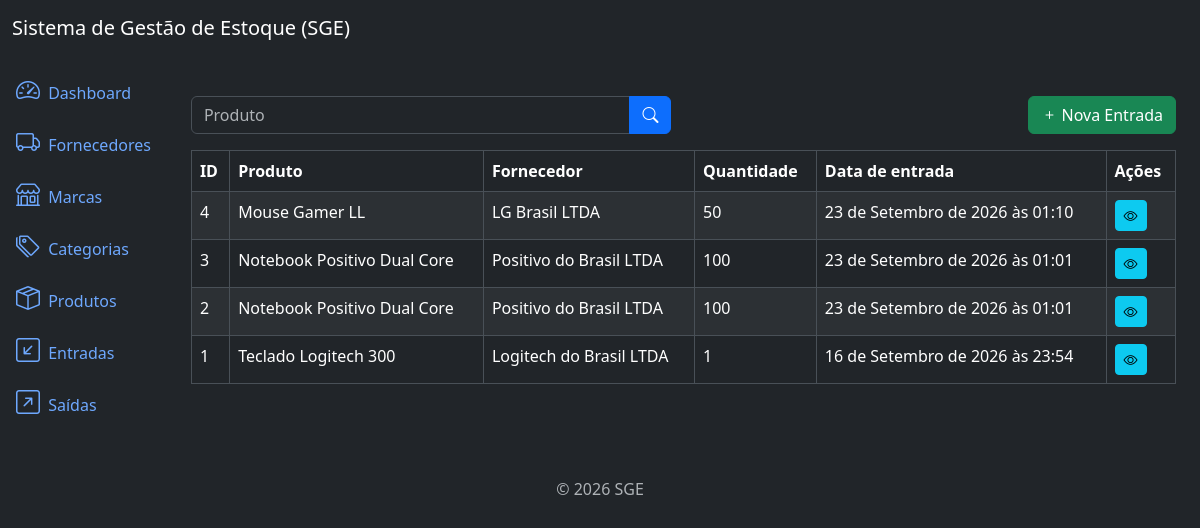
Page /inflows/list/ on the committed database.
### inflows/models.py (models this page shows, shortened)
class Inflow(models.Model):
    supplier = models.ForeignKey(Supplier, on_delete= models.PROTECT, related_name= "inflows")
    product = models.ForeignKey(Product, on_delete= models.PROTECT, related_name= "inflows")
    quantity = models.IntegerField()
    description = models.TextField(null= True, blank= True)
    created_at = models.DateTimeField(auto_now_add= True)
    updated_at =models.DateTimeField(auto_now= True)
    class Meta:
        ordering = ["-created_at"]

### products/models.py (models this page shows)
class Product(models.Model):
    title = models.CharField(max_length= 500)
    category = models.ForeignKey(Category, on_delete= models.PROTECT, related_name= "products")
    brand = models.ForeignKey(Brand, on_delete= models.PROTECT, related_name= "products")
    description = models.TextField(null= True, blank= True)
    serie_number = models.CharField(max_length= 200, null= True, blank= True)
    cost_price = models.DecimalField(max_digits= 20, decimal_places= 2)
    selling_price = models.DecimalField(max_digits= 20, decimal_places= 2)
    quantity = models.IntegerField(default= 0)
    created_at = models.DateTimeField(auto_now_add= True)
    updated_at = models.DateTimeField(auto_now= True)
    class Meta:
        ordering = ["title"]
    def __str__(self):
        return self.title

### suppliers/models.py (models this page shows)
class Supplier(models.Model):
    name = models.CharField(max_length= 500)
    description = models.TextField(null= True, blank= True)
    created_at = models.DateTimeField(auto_now_add= True)
    updated_at = models.DateTimeField(auto_now= True)
    class Meta:
        ordering = ["name"]
    def __str__(self):
        return self.name

### inflows/views.py (the view)
# urls.py: path('inflows/list/', views.InflowListView.as_view(), name='inflow_list'),
class InflowListView(ListView):
    model = models.Inflow
    template_name = "inflow_list.html"
    context_object_name = "inflows"
    paginate_by = 10
    def get_queryset(self):
        queryset =  super().get_queryset()
        product = self.request.GET.get("product")
        if product:
            queryset = queryset.filter(product__icontains= product)
        return queryset

### inflows/templates/inflow_list.html (shortened to what this page needs)
{% extends 'base.html' %}
{% block content %}
<div class="row mb-3">
    <div class="col-md-6">
        <form method="get" action="{% url 'inflow_list' %}">
            <div class="input-group">
                <input type="text" class="form-control" name="product" placeholder="Produto" value="{{ request.GET.name }}">
                <button type="submit" class="btn btn-primary">
                    <i class="bi bi-search"></i>
                </button>
            </div>
        </form>
    </div>
    <div class="col-md-6">
        <a href="{% url 'inflow_create' %}" class="btn btn-success float-end">
            <i class="bi bi-plus"></i> Nova Entrada
        </a>
    </div>
</div>
<div class="table-responsive">
    <table class="table table-striped table-bordered">
        <thead class="thead-dark">
            <tr>
                <th>ID</th>
                <th>Produto</th>
                <th>Fornecedor</th>
                <th>Quantidade</th>
                <th>Data de entrada</th>
                <th>Ações</th>
            </tr>
        </thead>
        <tbody>
            {% for inflow in inflows %}
            <tr>
                <td>{{ inflow.id }}</td>
                <td>{{ inflow.product }}</td>
                <td>{{ inflow.supplier }}</td>
                <td>{{ inflow.quantity }}</td>
                <td>{{ inflow.created_at }}</td>
                <td>
                    <a href="{% url 'inflow_detail' inflow.id %}" class="btn btn-info btn-sm">
                        <i class="bi bi-eye"></i>
                    </a>
                </td>
            </tr>
            {% endfor %}
        </tbody>
    </table>
</div>
{% endblock %}

### rows in the picture
Inflow: id "4", product "Mouse Gamer LL", supplier "LG Brasil LTDA", quantity "50", created_at "23 de Setembro de 2026 às 01:10"
Inflow: id "3", product "Notebook Positivo Dual Core", supplier "Positivo do Brasil LTDA", quantity "100", created_at "23 de Setembro de 2026 às 01:01"
Inflow: id "2", product "Notebook Positivo Dual Core", supplier "Positivo do Brasil LTDA", quantity "100", created_at "23 de Setembro de 2026 às 01:01"
Inflow: id "1", product "Teclado Logitech 300", supplier "Logitech do Brasil LTDA", quantity "1", created_at "16 de Setembro de 2026 às 23:54"
